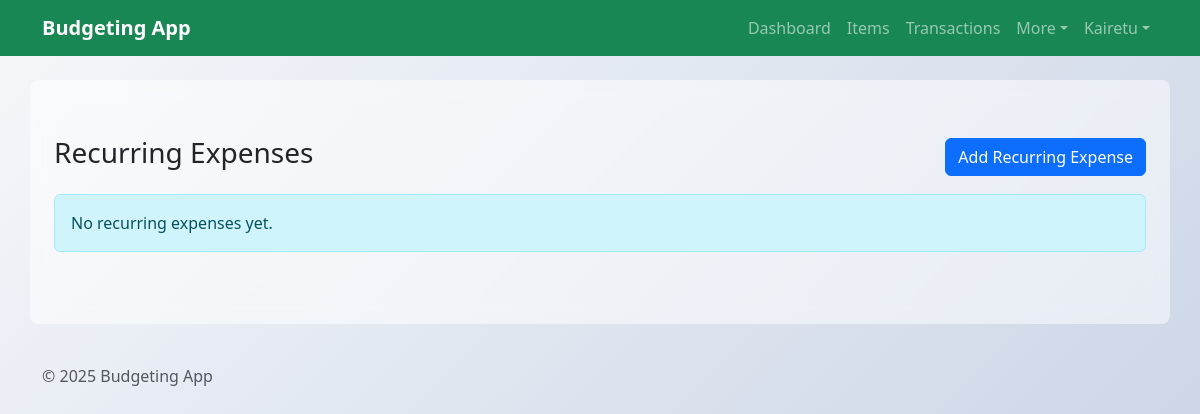
Page /BudgetingApp/recurring/ (signed in) on the earlier database version.
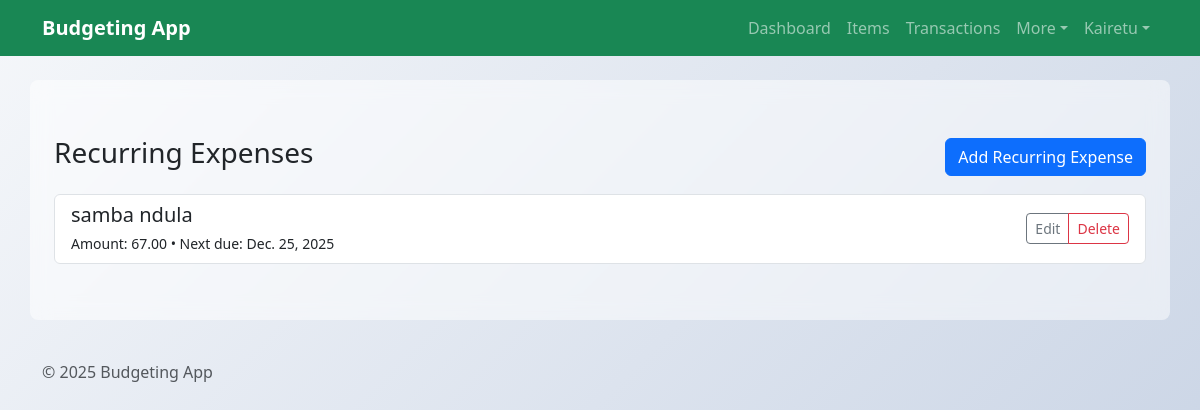
Same page on the later database version.
### BudgetingApp/models.py (models this page shows, shortened)
class RecurringExpense(models.Model):
    owner = models.ForeignKey(settings.AUTH_USER_MODEL, on_delete=models.CASCADE, null=True, blank=True, related_name='recurring_expenses')
    name = models.CharField(max_length=100)
    amount = models.DecimalField(max_digits=10, decimal_places=2)
    frequency = models.CharField(max_length=50, choices=[
        ('daily', 'Daily'),
        ('weekly', 'Weekly'),
        ('monthly', 'Monthly'),
        ('yearly', 'Yearly')
    ])
    next_due_date = models.DateField()

### BudgetingApp/views.py (the view)
# urls.py: path('recurring/', views.RecurringExpenseListView.as_view(), name='recurringexpense-list'),
class RecurringExpenseListView(LoginRequiredMixin, ListView):
    model = RecurringExpense
    template_name = 'BudgetingApp/RecurringExpense_list.html'
    def get_queryset(self):
        return RecurringExpense.objects.filter(owner=self.request.user)

### BudgetingApp/templates/BudgetingApp/RecurringExpense_list.html
{% extends 'BudgetingApp/base.html' %}
{% block content %}
<div class="container py-4">
  <div class="d-flex justify-content-between align-items-center mb-3">
    <h3>Recurring Expenses</h3>
    <a href="{% url 'recurringexpense-add' %}" class="btn btn-primary">Add Recurring Expense</a>
  </div>
  <div class="list-group">
    {% for item in object_list %}
      <div class="list-group-item d-flex justify-content-between align-items-center">
        <div>
          <h5 class="mb-1">{{ item.name }}</h5>
          <small>Amount: {{ item.amount }} • Next due: {{ item.next_due_date }}</small>
        </div>
        <div class="btn-group">
          <a href="{% url 'recurringexpense-edit' item.id %}" class="btn btn-sm btn-outline-secondary">Edit</a>
          <a href="{% url 'recurringexpense-delete' item.id %}" class="btn btn-sm btn-outline-danger">Delete</a>
        </div>
      </div>
    {% empty %}
      <div class="alert alert-info">No recurring expenses yet.</div>
    {% endfor %}
  </div>
</div>
{% endblock %}

### BudgetingApp/templates/BudgetingApp/base.html (shortened to what this page needs)
{% load static %}
<!DOCTYPE html>
<html lang="en">
  <head>
    <link
      href="https://cdn.jsdelivr.net/npm/bootstrap@5.3.2/dist/css/bootstrap.min.css"
      rel="stylesheet"
    />
  </head>
  <body>
    <nav class="navbar navbar-expand-lg navbar-dark bg-success">
      <div class="container">
        <a class="navbar-brand fw-bold" href="{% url 'budget_home' %}"
          >Budgeting App</a
        >
        <div class="collapse navbar-collapse" id="navCollapse">
          <ul class="navbar-nav ms-auto">
            <li class="nav-item">
              <a class="nav-link" href="{% url 'budget_home' %}">Dashboard</a>
            </li>
            <li class="nav-item">
              <a class="nav-link" href="{% url 'budgetitem-list' %}">Items</a>
            </li>
            <li class="nav-item">
              <a class="nav-link" href="{% url 'transaction-list' %}"
                >Transactions</a
              >
            </li>
            <li class="nav-item dropdown">
              <a
                class="nav-link dropdown-toggle"
                href="#"
                id="moreMenu"
                role="button"
                data-bs-toggle="dropdown"
                aria-expanded="false"
                >More</a
              >
            </li>
            {% if user.is_authenticated %}
            <li class="nav-item dropdown">
              <a
                class="nav-link dropdown-toggle"
                href="#"
                id="userMenu"
                role="button"
                data-bs-toggle="dropdown"
                aria-expanded="false"
                >{{ user.username }}</a
              >
            </li>
            {% endif %}
          </ul>
        </div>
      </div>
    </nav>
    <main class="container mt-4">{% block content %}{% endblock %}</main>
    <footer class="text-muted py-3 mt-4">
      <div class="container">&copy; {% now "Y" %} Budgeting App</div>
    </footer>
  </body>
</html>

### BudgetingApp/templates/BudgetingApp/base.html (style rules this page uses)
body { background: linear-gradient(135deg, #f5f7fa 0%, #c3cfe2 100%); background-attachment: fixed; min-height: 100vh; font-family: "Segoe UI", Tahoma, Geneva, Verdana, sans-serif; }
main { background: rgba(255, 255, 255, 0.5); border-radius: 8px; padding: 2rem; margin-top: 2rem; backdrop-filter: blur(10px); }

Differences in the rows shown:
added RecurringExpense: name "samba ndula", amount "67.00", next_due_date "Dec. 25, 2025"
Other differences:
text no longer shown: "No recurring expenses yet."
